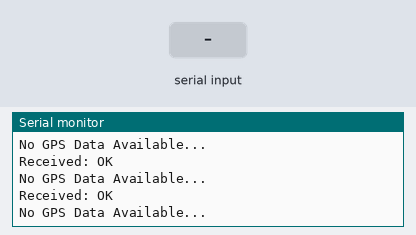
Bench run of a sketch on a simulated ESP32. Parts: the last lines printed to the serial monitor. Inputs (shaded band) come from the test bench. The modem accepts every AT command (registered, SIM ready, sends succeed) and sends nothing else.

Above: at 11.7 s.
11.8 s: "+QGPSLOC:\n" received over the second serial link
At 12.2 s:
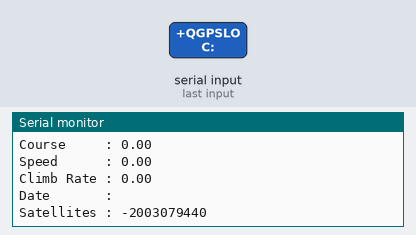
13.3 s: "90,45,200\n" received over the second serial link
At 13.8 s:
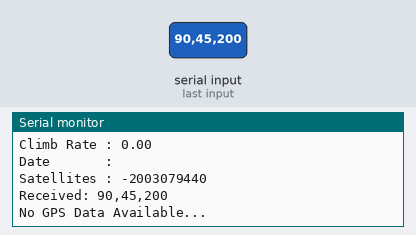
14.8 s: "90,45\n" received over the second serial link
17.1 s: "90,45,200,10\n" received over the second serial link
At 17.9 s:
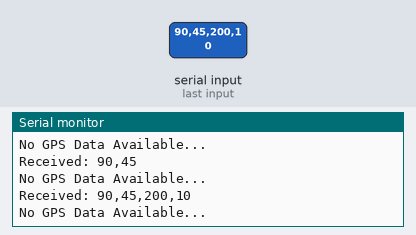
18.6 s: "90,45,200,10,150,30\n" received over the second serial link
At 18.6 s:
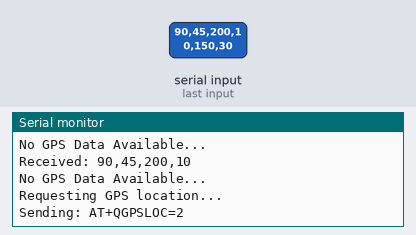
21.1 s: "0\n" received over the second serial link
At 22.1 s:
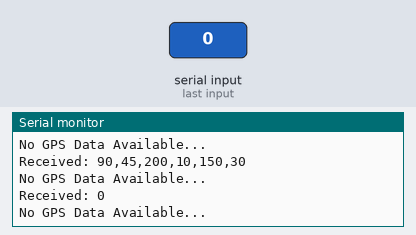

Measured:
- after the input at 11.8 s, the serial monitor: prints a new line at once (image 1)
- after the input at 13.3 s, the serial monitor: prints a new line at once (image 2)
- after the input at 17.1 s, the serial monitor: prints a new line at once (image 3)
- after the input at 21.1 s, the serial monitor: prints a new line at once (image 5)

The sketch:

EC200U_CN_GSM_GPS.ino
```cpp
/*
 * ======================================================================
 * Project   : ESP32 ↔ Quectel EC200U-CN (UART Interrupt Mode)
 * Board     : ESP32
 * Module    : Quectel EC200U-CN (GSM + GPS)
 * Author    : Kamlesh Vasoya
 * Date      : 19/09/2025
 * ======================================================================
 *
 * Description:
 *   - Communicates with EC200U-CN using UART1 (interrupt-based receive).
 *   - Sends AT commands to configure GPRS and enable GNSS (GPS).
 *   - Periodically requests GPS location and parses the response.
 *
 * ======================================================================
 */

#include <HardwareSerial.h>

// ----------------------------------------------------------------------
// Pin Mapping & Configuration
// ----------------------------------------------------------------------
#define EC200_TX_PIN    26          // ESP32 TX  → EC200 RX
#define EC200_RX_PIN    27          // ESP32 RX  → EC200 TX
#define EC200_BAUDRATE  115200      // UART baud rate

// Timing variables
unsigned long gprsInterval   = 4000; // Interval between GPS requests (ms)
unsigned long previousMillis = 0;    // Stores last GPS request timestamp

// UART interface
HardwareSerial EC200Serial(1);       // Use UART1 for EC200 communication

// UART receive buffer
String uartBuffer = "";

// ----------------------------------------------------------------------
// Data Structure: Holds parsed GPS information
// ----------------------------------------------------------------------
struct GPSData {
  String utcTime;      // UTC time (HHMMSS.sss)
  float latitude;      // Latitude (decimal degrees)
  float longitude;     // Longitude (decimal degrees)
  float hdop;          // Horizontal dilution of precision
  float altitude;      // Altitude (meters)
  int   fixMode;       // Fix mode: 2 = 2D, 3 = 3D
  float course;        // Course over ground (degrees)
  float speed;         // Speed (km/h)
  float climbRate;     // Climb rate (m/s)
  String date;         // Date (DDMMYY)
  int   viewSatellites;// Number of satellites in view
};

// ----------------------------------------------------------------------
// Function Prototypes
// ----------------------------------------------------------------------
void initializeEC200();
void sendATCommand(const String &command);
void configureGPRS();
void enableGNSS();
void requestGPSLocation();
void readUARTData();
GPSData parseQGPSLOC(const String &qgpsloc);
void exampleUsage(const String &qgpsloc);

// ======================================================================
// SETUP: Initialize Serial ports and EC200 module
// ======================================================================
void setup() {
  Serial.begin(115200);  // Debug monitor
  EC200Serial.begin(EC200_BAUDRATE, SERIAL_8N1, EC200_RX_PIN, EC200_TX_PIN);

  delay(1000);           // Allow peripherals to stabilize
  initializeEC200();     // Start EC200 configuration
}

// ======================================================================
// LOOP: Periodically request GPS data and handle UART input
// ======================================================================
void loop() {
  // Request GPS location at defined intervals
  if (millis() - previousMillis > gprsInterval) {
    previousMillis = millis();
    requestGPSLocation();
  }

  // Continuously read incoming UART data
  readUARTData();
}

// ======================================================================
// FUNCTION DEFINITIONS
// ======================================================================

/**
 * @brief Initializes the EC200U-CN module and enables GNSS.
 */
void initializeEC200() {
  Serial.println("Initializing EC200U-CN module...");
  sendATCommand("AT");       // Basic AT check
  delay(1000);

  configureGPRS();           // Set APN and activate PDP context
  enableGNSS();              // Turn on GNSS module
}

/**
 * @brief Sends an AT command to EC200.
 * @param command The AT command string (no CRLF required).
 */
void sendATCommand(const String &command) {
  Serial.println("Sending: " + command);
  EC200Serial.print(command);
  EC200Serial.print("\r\n"); // Append carriage return + newline
  delay(100);                // Allow time for processing
}

/**
 * @brief Configures APN and activates PDP context for GPRS.
 */
void configureGPRS() {
  Serial.println("Configuring APN...");
  sendATCommand("AT+QICSGP=1,1,\"www\"");
  delay(1000);

  Serial.println("Activating PDP context...");
  sendATCommand("AT+QIACT=1");
  delay(5000);

  sendATCommand("AT+QIACT?"); // Verify PDP context
  delay(1000);
}

/**
 * @brief Enables GNSS functionality on EC200U-CN.
 */
void enableGNSS() {
  Serial.println("Turning ON GNSS...");
  sendATCommand("AT+QGPS=1");
  delay(1000);
}

/**
 * @brief Requests current GPS location from EC200U-CN.
 */
void requestGPSLocation() {
  Serial.println("Requesting GPS location...");
  sendATCommand("AT+QGPSLOC=2");
  delay(1000);
}

/**
 * @brief Reads incoming UART data and checks for GPS data.
 */
void readUARTData() {
  while (EC200Serial.available()) {
    uartBuffer = EC200Serial.readStringUntil('\n');
    uartBuffer.trim(); // Remove extra spaces or CRLF

    if (!uartBuffer.isEmpty()) {
      Serial.println("Received: " + uartBuffer);

      if (uartBuffer.indexOf("+QGPSLOC:") >= 0) {
        // Parse and display GPS information
        exampleUsage(uartBuffer);
      } else {
        Serial.println("No GPS Data Available...");
      }
    }
  }
}

/**
 * @brief Parses a +QGPSLOC response string into a GPSData struct.
 * @param qgpsloc Example: "+QGPSLOC: 061122.000,21.21429,72.88421,1.3,-1.3,3,000.00,0.6,0.3,170925,06"
 * @return GPSData Parsed GPS data.
 */
GPSData parseQGPSLOC(const String &qgpsloc) {
  GPSData data;

  // Remove prefix "+QGPSLOC: " if present
  String payload = qgpsloc;
  payload.replace("+QGPSLOC: ", "");
  payload.trim();

  // Split fields by comma
  int index = 0, lastPos = 0, field = 0;

  while ((index = payload.indexOf(',', lastPos)) != -1) {
    String token = payload.substring(lastPos, index);
    token.trim();

    switch (field) {
      case 0: data.utcTime   = token;          break;
      case 1: data.latitude  = token.toFloat();break;
      case 2: data.longitude = token.toFloat();break;
      case 3: data.hdop      = token.toFloat();break;
      case 4: data.altitude  = token.toFloat();break;
      case 5: data.fixMode   = token.toInt();  break;
      case 6: data.course    = token.toFloat();break;
      case 7: data.speed     = token.toFloat();break;
      case 8: data.climbRate = token.toFloat();break;
    }
    lastPos = index + 1;
    field++;
  }

  // Handle remaining fields: date and satellites
  int nextComma = payload.indexOf(',', lastPos);
  if (nextComma != -1) {
    data.date           = payload.substring(lastPos, nextComma);
    data.viewSatellites = payload.substring(nextComma + 1).toInt();
  } else {
    // Edge case: last two fields combined
    String remaining = payload.substring(lastPos);
    int sep = remaining.indexOf(',');
    if (sep != -1) {
      data.date           = remaining.substring(0, sep);
      data.viewSatellites = remaining.substring(sep + 1).toInt();
    }
  }

  return data;
}

/**
 * @brief Example usage of parsed GPS data.
 * @param qgpsloc The raw +QGPSLOC response string.
 */
void exampleUsage(const String &qgpsloc) {
  GPSData gps = parseQGPSLOC(qgpsloc);

  Serial.println();
  Serial.println("~~~~~~~~~~~~~~~~~~~~~~~~ NEW GPS DATA ~~~~~~~~~~~~~~~~~~~~~~~~");
  Serial.println("Parsed GPS Data:");
  Serial.println("UTC Time   : " + gps.utcTime);
  Serial.print  ("Latitude   : "); Serial.println(gps.latitude, 5);
  Serial.print  ("Longitude  : "); Serial.println(gps.longitude, 5);
  Serial.print  ("HDOP       : "); Serial.println(gps.hdop);
  Serial.print  ("Altitude   : "); Serial.println(gps.altitude);
  Serial.print  ("Fix Mode   : "); Serial.println(gps.fixMode);
  Serial.print  ("Course     : "); Serial.println(gps.course);
  Serial.print  ("Speed      : "); Serial.println(gps.speed);
  Serial.print  ("Climb Rate : "); Serial.println(gps.climbRate);
  Serial.println("Date       : " + gps.date);
  Serial.print  ("Satellites : "); Serial.println(gps.viewSatellites);
}
```
